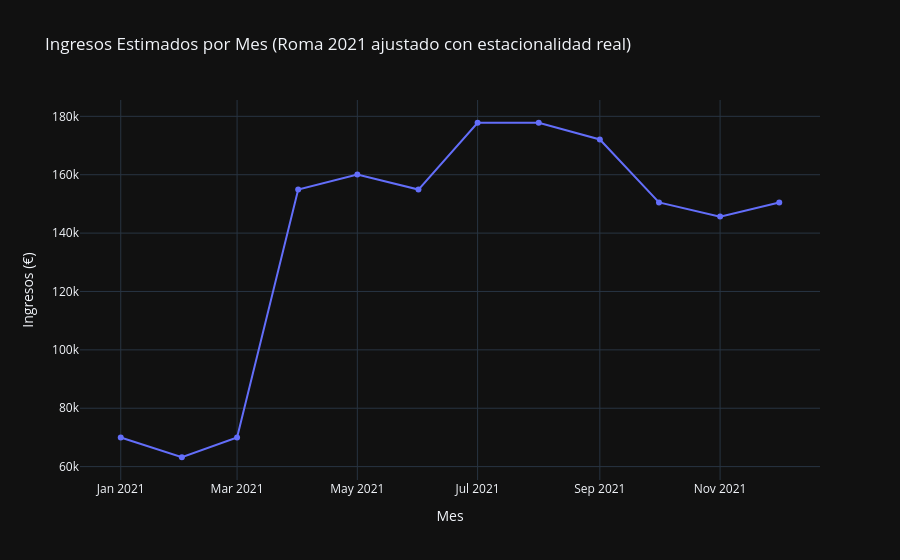

Here is the notebook cell this chart was saved with:
### Code cell
import plotly.express as px

total_income = monthly_df["estimated_income"].sum()
print("Ingreso anual estimado:", round(total_income, 2))

fig = px.line(
    monthly_df,
    x="month",
    y="estimated_income",
    markers=True,
    title="Ingresos Estimados por Mes (Roma 2021 ajustado con estacionalidad real)",
    labels={"estimated_income": "Ingresos (€)", "month": "Mes"},
    template="plotly_dark" 
)

fig.show()

monthly_df

### Figure 1 — Plotly figure (JSON) as saved in the notebook; plotly's stock layout.template omitted (floating-point values rounded to 4 significant figures)
{"data": [{"hovertemplate": "Mes=%{x}<br>Ingresos (€)=%{y}<extra></extra>", "legendgroup": "", "line": {"color": "#636efa", "dash": "solid"}, "marker": {"symbol": "circle"}, "mode": "lines+markers", "name": "", "orientation": "v", "showlegend": false, "type": "scatter", "x": ["2021-01-01T00:00:00", "2021-02-01T00:00:00", "2021-03-01T00:00:00", "2021-04-01T00:00:00", "2021-05-01T00:00:00", "2021-06-01T00:00:00", "2021-07-01T00:00:00", "2021-08-01T00:00:00", "2021-09-01T00:00:00", "2021-10-01T00:00:00", "2021-11-01T00:00:00", "2021-12-01T00:00:00"], "xaxis": "x", "y": [69980.0, 63210.0, 69980.0, 154900.0, 160100.0, 154900.0, 177800.0, 177800.0, 172100.0, 150500.0, 145700.0, 150500.0], "yaxis": "y"}], "layout": {"legend": {"tracegroupgap": 0}, "title": {"text": "Ingresos Estimados por Mes (Roma 2021 ajustado con estacionalidad real)"}, "xaxis": {"anchor": "y", "domain": [0, 1], "title": {"text": "Mes"}}, "yaxis": {"anchor": "x", "domain": [0, 1], "title": {"text": "Ingresos (€)"}}}}
